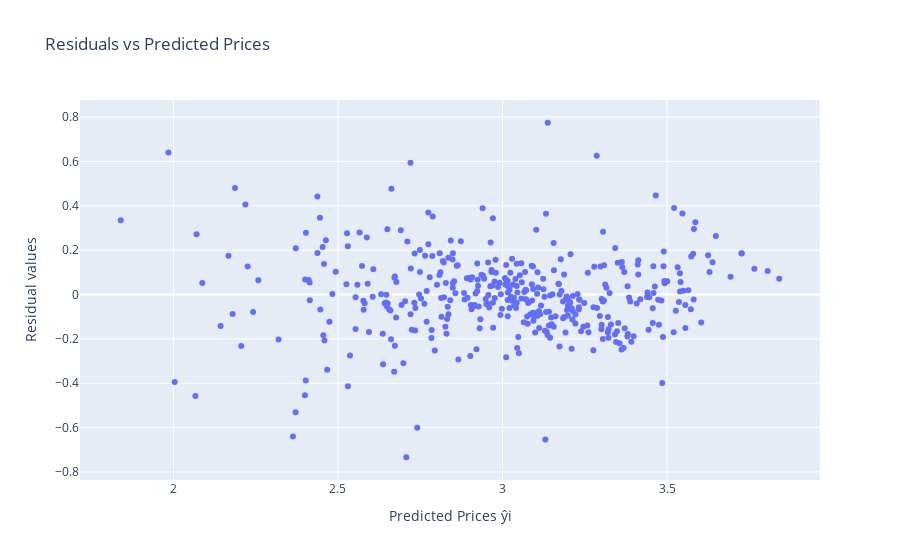

Notebook source saved alongside this figure:
### Code cell
px.scatter(data_frame=y_train_log_df, x="PRICE_EST", y=residuals_log, labels={"y": "Residual values", "PRICE_EST": "Predicted Prices ŷi"},
           title="Residuals vs Predicted Prices",)

### Figure 1 — Plotly figure (JSON) as saved in the notebook; plotly's stock layout.template omitted (floating-point values rounded to 4 significant figures; data arrays with more than 128 entries replaced by an {"elided": "..."} marker saying what was removed)
{"data": [{"hovertemplate": "Predicted Prices ŷi=%{x}<br>Residual values=%{y}<extra></extra>", "legendgroup": "", "marker": {"color": "#636efa", "symbol": "circle"}, "mode": "markers", "name": "", "orientation": "v", "showlegend": false, "x": {"elided": "404 float values"}, "xaxis": "x", "y": {"elided": "404 float values"}, "yaxis": "y", "type": "scatter"}], "layout": {"xaxis": {"anchor": "y", "domain": [0.0, 1.0], "title": {"text": "Predicted Prices ŷi"}}, "yaxis": {"anchor": "x", "domain": [0.0, 1.0], "title": {"text": "Residual values"}}, "legend": {"tracegroupgap": 0}, "title": {"text": "Residuals vs Predicted Prices"}}}
